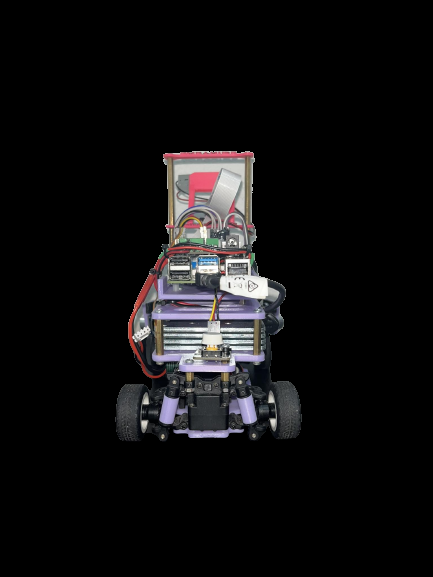
#> input picture Car-view/Back.png, 433 x 577 px, given in place of the camera
$ python PuttextXyLine.py
#> lines starting #> are read from the running program, lines starting #| are printed output that depends on the picture; after the words box and inside, x2 and y2 are one past the last pixel; in counts of white or black regions, pixels touching at a corner belong together
import cv2
import numpy as np

# Open the default camera (0) or use a specific camera index (e.g., 1 for the second camera)
cam = cv2.VideoCapture(0)

def DetectRed(frame):
    lowerred = np.array([166, 79, 142])
    upperred = np.array([179, 137, 255])
    reddetect = cv2.inRange(hsv, lowerred, upperred)
    red_canny = cv2.Canny(reddetect, 400, 500)
    red_contours, red_hierarchy = cv2.findContours(red_canny, cv2.RETR_EXTERNAL, cv2.CHAIN_APPROX_NONE)

    for cnt in red_contours:
        area = cv2.contourArea(cnt)
        print("area =", area)
        if area > 5000:
            cv2.drawContours(frame, [cnt], -1, (0, 0, 255), 3)  # Draw red contours

    if len(red_contours) > 0:
        # Get the bounding rectangle around the first detected contour
        x, y, w, h = cv2.boundingRect(red_contours[0])
        # Calculate the x-coordinate of the center of the rectangle
        center_x = x + w // 2
        return center_x
    else:
        return -1  # Return -1 if no red detected

def DetectGreen(frame):
    lowergreen = np.array([50, 56, 100])
    uppergreen = np.array([70, 172, 255])
    greendetect = cv2.inRange(hsv, lowergreen, uppergreen)
    green_canny = cv2.Canny(greendetect, 400, 500)
    green_contours, green_hierarchy = cv2.findContours(green_canny, cv2.RETR_EXTERNAL, cv2.CHAIN_APPROX_NONE)

    for cnt in green_contours:
        area = cv2.contourArea(cnt)
        print("area =", area)
        if area > 5000:
            cv2.drawContours(frame, [cnt], -1, (0, 255, 0), 3)  # Draw green contours

    if len(green_contours) > 0:
        # Get the bounding rectangle around the first detected contour
        x, y, w, h = cv2.boundingRect(green_contours[0])
        # Calculate the x-coordinate of the center of the rectangle
        center_x = x + w // 2
        return center_x
    else:
        return -1  # Return -1 if no green detected

while True:
    # Capture a frame from the camera
    ret, frame = cam.read()
#> frame is the input picture: shape (577, 433, 3); mean B, G, R 16.1, 15.4, 16.4
    hsv = cv2.cvtColor(frame, cv2.COLOR_BGR2HSV)
#> hsv: shape (577, 433, 3); mean H, S, V 13, 7, 17.7

    # Detect and draw red and green contours with area > 100
    red_center_x = DetectRed(frame)
#> in DetectRed, `reddetect = cv2.inRange(hsv, lowerred, upperred)`:
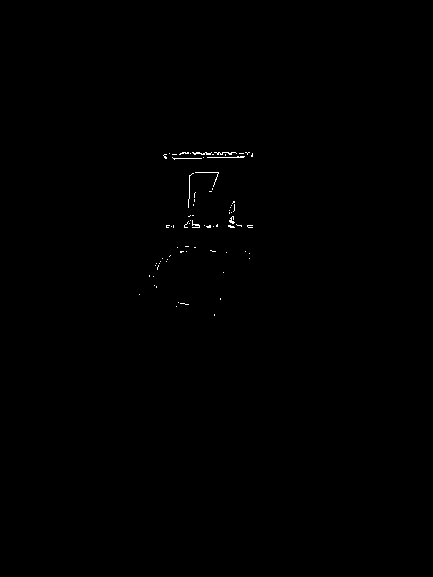
#> reddetect: shape (577, 433); 0.2% white in thin lines or dots, all inside (x1, y1, x2, y2) = (139, 152, 253, 316)
#> in DetectRed, `red_canny = cv2.Canny(reddetect, 400, 500)`:
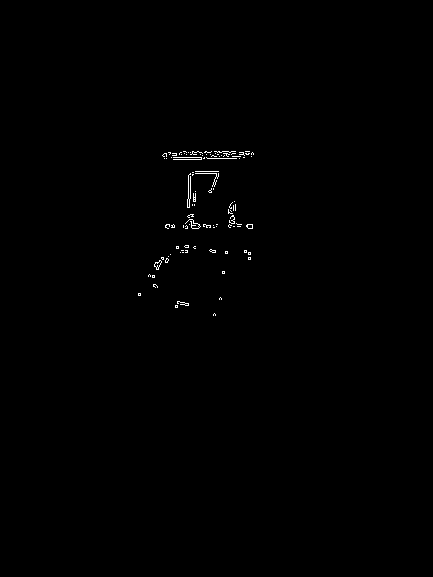
#> red_canny: shape (577, 433); 0.35% white in thin lines or dots, all inside (x1, y1, x2, y2) = (138, 151, 254, 316)
#> in DetectRed, `red_contours, red_hierarchy = cv2.findContours(red_canny, cv2.RETR_EXT..`: red_contours = 100 contours, 98 with area under 20; largest, box (x1, y1, x2, y2) and area: (154, 260, 162, 270) 32, (246, 224, 253, 229) 22; red_hierarchy = 100 rows, first 6: [1, -1, -1, -1], [2, 0, -1, -1], [3, 1, -1, -1], [4, 2, -1, -1], [5, 3, -1, -1], [6, 4, -1, -1]
#> the loop in DetectRed, `for cnt in red_contours:` made 100 passes
#> area on passes 10, 34: 32.5, 21.5
#| area = 0.0
#| area = 4.0
#| area = 8.0
#| area = 0.0
#| area = 4.0
#| area = 1.0
#| area = 4.0
#| area = 0.0
#> (further printed lines are left out)
#> in DetectRed, `x, y, w, h = cv2.boundingRect(red_contours[0])`: x = 213; y = 313; w = 3
#> in DetectRed, `center_x = x + w // 2`: center_x = 214
#> red_center_x = 214
    green_center_x = DetectGreen(frame)
#> in DetectGreen, `greendetect = cv2.inRange(hsv, lowergreen, uppergreen)`:
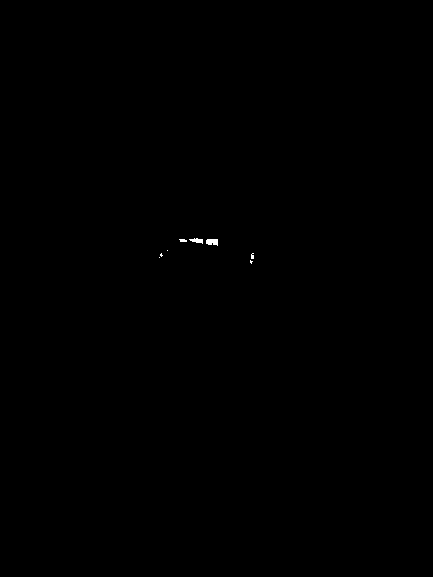
#> greendetect: shape (577, 433); 0.07% white; 8 white regions (5 under 20 px), largest, box (x1, y1, x2, y2) and area: (206, 239, 218, 246) 68, (189, 238, 203, 244) 49, (179, 239, 187, 242) 20
#> in DetectGreen, `green_canny = cv2.Canny(greendetect, 400, 500)`: green_canny: shape (577, 433); 0.05% white in thin lines or dots, all inside (x1, y1, x2, y2) = (158, 238, 254, 264)
#> in DetectGreen, `green_contours, green_hierarchy = cv2.findContours(green_canny, cv2.RE..`: green_contours = 9 contours, all with area under 20; green_hierarchy = [[1, -1, -1, -1], [2, 0, -1, -1], [3, 1, -1, -1], [4, 2, -1, -1], [5, 3, -1, -1], [6, 4, -1, -1], [7, 5, -1, -1], [8, 6, -1, -1], [-1, 7, -1, -1]]
#> the loop in DetectGreen, `for cnt in green_contours:` made 9 passes
#> area on passes 2 to 9: 0.5, 0.5, 5.5, 1, 4, 1.5, 1, 0.5
#> (cnt, area) on pass 1: ([[252, 262]], 0)
#| area = 0.0
#| area = 0.5
#| area = 0.5
#| area = 5.5
#| area = 1.0
#| area = 4.0
#| area = 1.5
#| area = 1.0
#> (further printed lines are left out)
#> in DetectGreen, `x, y, w, h = cv2.boundingRect(green_contours[0])`: x = 252; y = 262; w = 1
#> in DetectGreen, `center_x = x + w // 2`: center_x = 252
#> green_center_x = 252

    # Get the height and width of the frame
    height, width = frame.shape[:2]
#> height = 577; width = 433

    # Calculate the x-coordinates to divide the frame into three equal parts
    x1 = width // 3
#> x1 = 144
    x2 = (width // 3) * 2
#> x2 = 288
    center_y = height // 2
#> center_y = 288

    # Drawing the first vertical line
    cv2.line(frame, (x1, 0), (x1, height), (0, 0, 0), 2)

    # Drawing the second vertical line
    cv2.line(frame, (x2, 0), (x2, height), (0, 0, 0), 2)

    # Drawing the Y line
    cv2.line(frame, (0, center_y), (width, center_y), (0, 0, 0), 2)

    # Display the appropriate text based on the x-coordinate of the red and green detections
    if red_center_x != -1:
        if red_center_x < x1:
            cv2.putText(frame, "Zone1 (RED)", (10, 30), cv2.FONT_HERSHEY_SIMPLEX, 1, (0, 0, 255), 2)
        elif x1 <= red_center_x < x2:
            cv2.putText(frame, "Zone2 (RED)", (10, 30), cv2.FONT_HERSHEY_SIMPLEX, 1, (0, 0, 255), 2)
        else:
            cv2.putText(frame, "Zone3 (RED)", (10, 30), cv2.FONT_HERSHEY_SIMPLEX, 1, (0, 0, 255), 2)

    if green_center_x != -1:
        if green_center_x < x1:
            cv2.putText(frame, "Zone1 (GREEN)", (10, 60), cv2.FONT_HERSHEY_SIMPLEX, 1, (0, 255, 0), 2)
        elif x1 <= green_center_x < x2:
            cv2.putText(frame, "Zone2 (GREEN)", (10, 60), cv2.FONT_HERSHEY_SIMPLEX, 1, (0, 255, 0), 2)
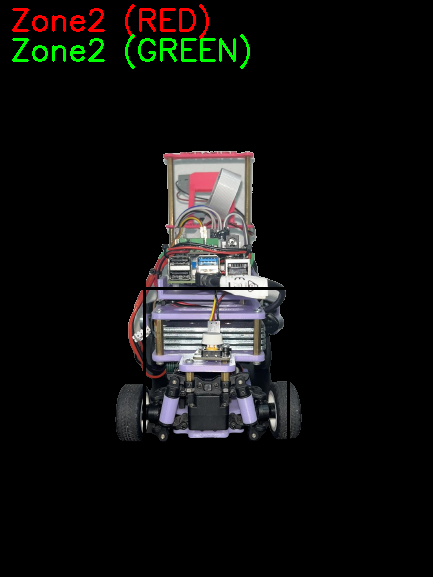
#> frame: shape (577, 433, 3); mean B, G, R 15.7, 16.9, 17.4
        else:
            cv2.putText(frame, "Zone3 (GREEN)", (10, 60), cv2.FONT_HERSHEY_SIMPLEX, 1, (0, 255, 0), 2)

    # Display the frame with the lines and text
    cv2.imshow('Frame', frame)

    # Wait for a key event. If 'q' key is pressed, exit the loop.
    if cv2.waitKey(1) & 0xFF == ord('q'):
#> (key q is pressed here)
        break

# Release the video capture object
cam.release()

# Destroy all OpenCV windows
cv2.destroyAllWindows()
